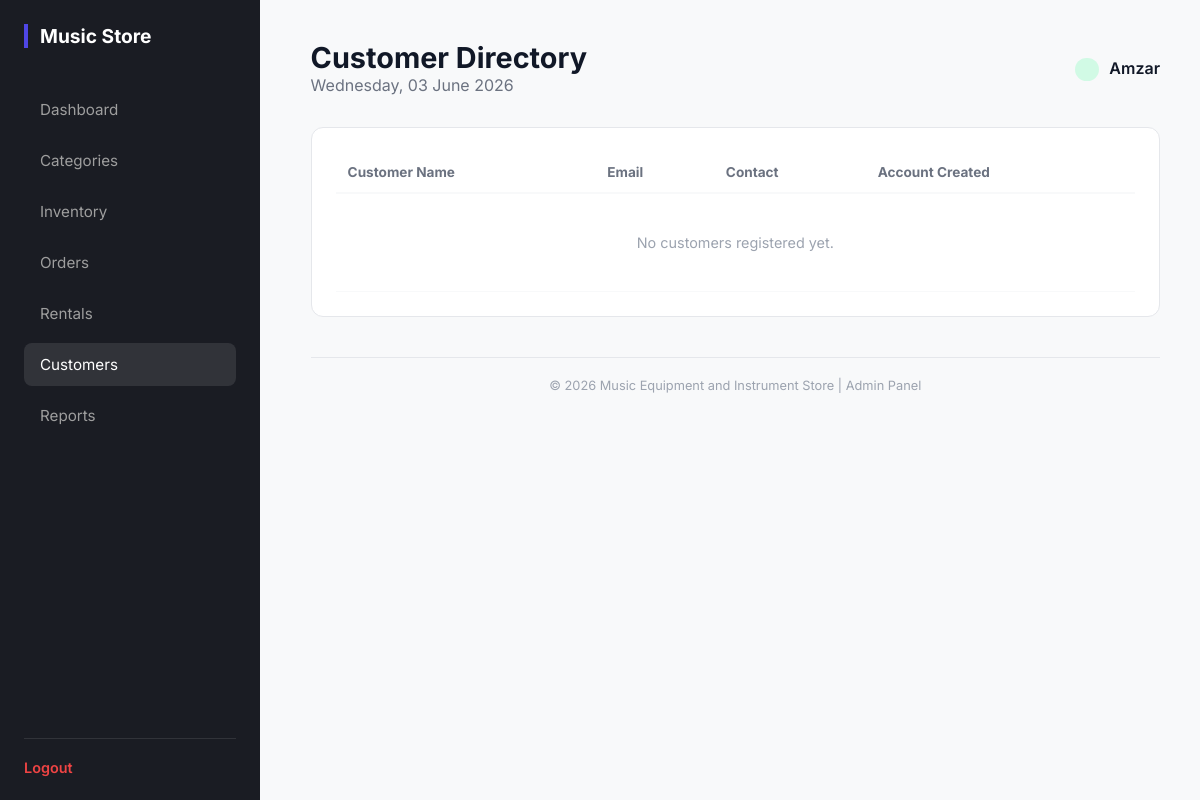
The app's page /admin/manage_customer.php (signed in), older data.
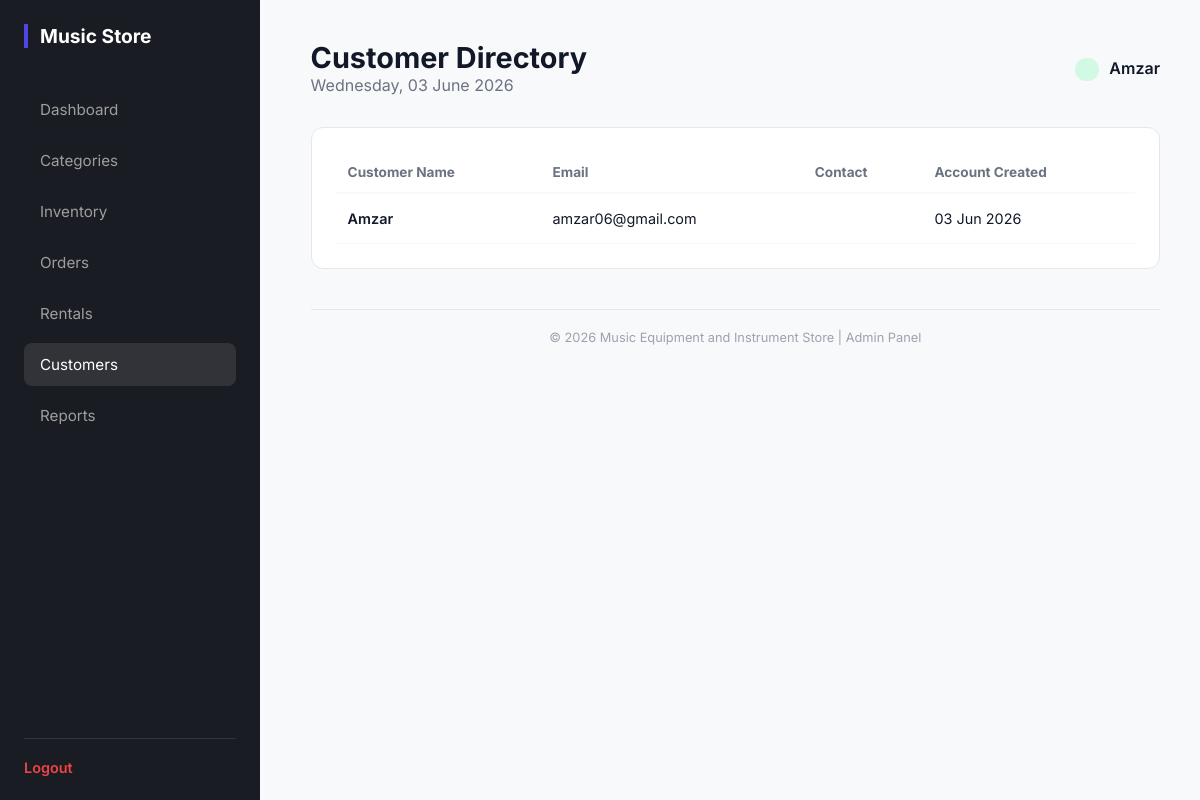
The same page, newer data.
### tables this page shows
CREATE TABLE `customers` (
  `cust_id` int(11) NOT NULL,
  `cust_name` varchar(255) NOT NULL,
  `cust_email` varchar(255) NOT NULL,
  `cust_password` varchar(255) NOT NULL,
  `cust_phone_number` varchar(20) DEFAULT NULL,
  `cust_address` text DEFAULT NULL,
  `created_at` timestamp NOT NULL DEFAULT current_timestamp()
);

### admin/manage_customer.php (the view, shortened to what this page needs)
<<?php
require_once('../database.php');
require_once('admin_header.php');
$query = "SELECT * FROM customers ORDER BY cust_name ASC";
$result = mysqli_query($conn, $query);
?>
<div class="table-container">
    <table>
        <thead>
            <tr>
                <th>Customer Name</th>
                <th>Email</th>
                <th>Contact</th>
                <th>Account Created</th>
            </tr>
        </thead>
        <tbody>
            <?php if ($result && mysqli_num_rows($result) > 0): ?>
                <?php while($row = mysqli_fetch_assoc($result)): ?>
                <tr>
                    <td style="font-weight: 600; color: var(--text-main);"><?php echo htmlspecialchars($row['cust_name']); ?></td>
                    <td><?php echo htmlspecialchars($row['cust_email']); ?></td>
                    <td><?php echo htmlspecialchars($row['cust_phone']); ?></td>
                    <td><?php echo date('d M Y', strtotime($row['created_at'] ?? 'now')); ?></td>
                </tr>
                <?php endwhile; ?>
            <?php else: ?>
                <tr>
                    <td colspan="4" style="text-align: center; padding: 40px; color: #9ca3af;">No customers registered yet.</td>
                </tr>
            <?php endif; ?>
        </tbody>
    </table>
</div>
<?php require_once('admin_footer.php'); ?>

Row changes from the older to the newer data that the page shows:
added customers: cust_name "Amzar", cust_email "amzar06@gmail.com", created_at "03 Jun 2026"
Text that changed along with them:
text no longer shown: "No customers registered yet."
